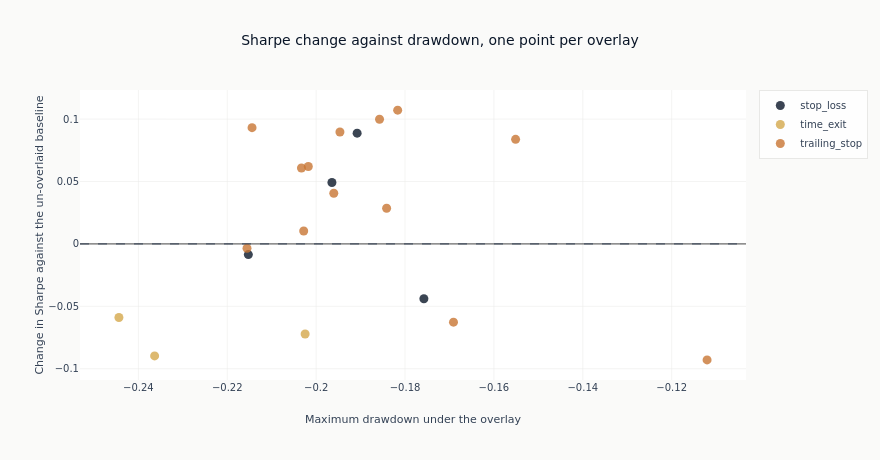

The notebook cell this image was saved under:
### Markdown cell above
### Sharpe against drawdown, one point per overlay

The vertical axis is the change in Sharpe against the baseline and the horizontal axis is the
drawdown the overlay produced. A rule in the upper left reduced the drawdown without spending the
Sharpe; one in the lower left bought its drawdown reduction with return; one on the right did
neither. The dashed horizontal line is the baseline: everything below it made the strategy worse
on the measure that matters.

### Code cell
fig = go.Figure()
for risk_type in risk_df["risk_type"].unique().sort().to_list():
    subset = risk_df.filter(pl.col("risk_type") == risk_type)
    fig.add_trace(
        go.Scatter(
            x=subset["max_drawdown"].to_list(),
            y=subset["sharpe_delta"].to_list(),
            mode="markers",
            name=risk_type,
            text=subset["risk_name"].to_list(),
            hovertemplate="%{text}<br>drawdown %{x:.1%}<br>Sharpe change %{y:+.3f}<extra></extra>",
            marker=dict(size=9, opacity=0.8),
        )
    )
fig.add_hline(y=0, line_width=1, line_dash="dash", line_color=COLORS["neutral"])
fig.update_xaxes(title_text="Maximum drawdown under the overlay")
fig.update_yaxes(title_text="Change in Sharpe against the un-overlaid baseline")
fig.update_layout(
    title="Sharpe change against drawdown, one point per overlay",
    height=460,
    width=880,
    margin=dict(t=90),
)
_delta = risk_df["sharpe_delta"]
_dd = risk_df["max_drawdown"]
show_plotly_with_alt(
    fig,
    "Scatter of each risk overlay's change in Sharpe against the maximum drawdown it produced, one "
    "series per rule family, with a dashed line at no change. Counted from the frame: "
    f"{risk_df.height} overlays, Sharpe change from {_delta.min():+.3f} to {_delta.max():+.3f}, "
    f"drawdown from {_dd.min():.1%} to {_dd.max():.1%}, and "
    f"{int((_delta > 0).sum())} overlays above the baseline.",
)

### Figure 1 — Plotly figure (JSON) as saved in the notebook; plotly's stock layout.template omitted (floating-point values rounded to 4 significant figures)
{"data": [{"hovertemplate": "%{text}<br>drawdown %{x:.1%}<br>Sharpe change %{y:+.3f}<extra></extra>", "marker": {"opacity": 0.8, "size": 9}, "mode": "markers", "name": "stop_loss", "text": ["stop_loss_10pct", "stop_loss_15pct", "stop_loss_5pct", "stop_loss_3pct"], "type": "scatter", "x": [-0.1908, -0.1964, -0.2153, -0.1758], "y": [0.08876, 0.04924, -0.008558, -0.04398]}, {"hovertemplate": "%{text}<br>drawdown %{x:.1%}<br>Sharpe change %{y:+.3f}<extra></extra>", "marker": {"opacity": 0.8, "size": 9}, "mode": "markers", "name": "time_exit", "text": ["time_exit_40", "time_exit_10", "time_exit_20"], "type": "scatter", "x": [-0.2444, -0.2025, -0.2363], "y": [-0.05893, -0.07216, -0.08974]}, {"hovertemplate": "%{text}<br>drawdown %{x:.1%}<br>Sharpe change %{y:+.3f}<extra></extra>", "marker": {"opacity": 0.8, "size": 9}, "mode": "markers", "name": "trailing_stop", "text": ["trailing_mae_p25_h20_4p3pct", "trailing_15pct", "trailing_mae_p10_h20_7p2pct", "trailing_5pct", "trailing_3pct", "trailing_10pct", "trailing_mae_p10_h10_5p2pct", "trailing_mae_p10_h40_9p8pct", "trailing_mae_p25_h10_2p8pct", "trailing_20pct", "trailing_mae_p25_h40_6p0pct", "trailing_2pct", "trailing_1pct"], "type": "scatter", "x": [-0.1817, -0.1857, -0.2144, -0.1946, -0.1551, -0.2018, -0.2033, -0.196, -0.1841, -0.2028, -0.2156, -0.1691, -0.112], "y": [0.1072, 0.09989, 0.09317, 0.08964, 0.08378, 0.06201, 0.06079, 0.04063, 0.02859, 0.01033, -0.003438, -0.0627, -0.09291]}], "layout": {"height": 460, "margin": {"t": 90}, "shapes": [{"line": {"color": "#334155", "dash": "dash", "width": 1}, "type": "line", "x0": 0, "x1": 1, "xref": "x domain", "y0": 0, "y1": 0, "yref": "y"}], "title": {"text": "Sharpe change against drawdown, one point per overlay"}, "width": 880, "xaxis": {"title": {"text": "Maximum drawdown under the overlay"}}, "yaxis": {"title": {"text": "Change in Sharpe against the un-overlaid baseline"}}}}
